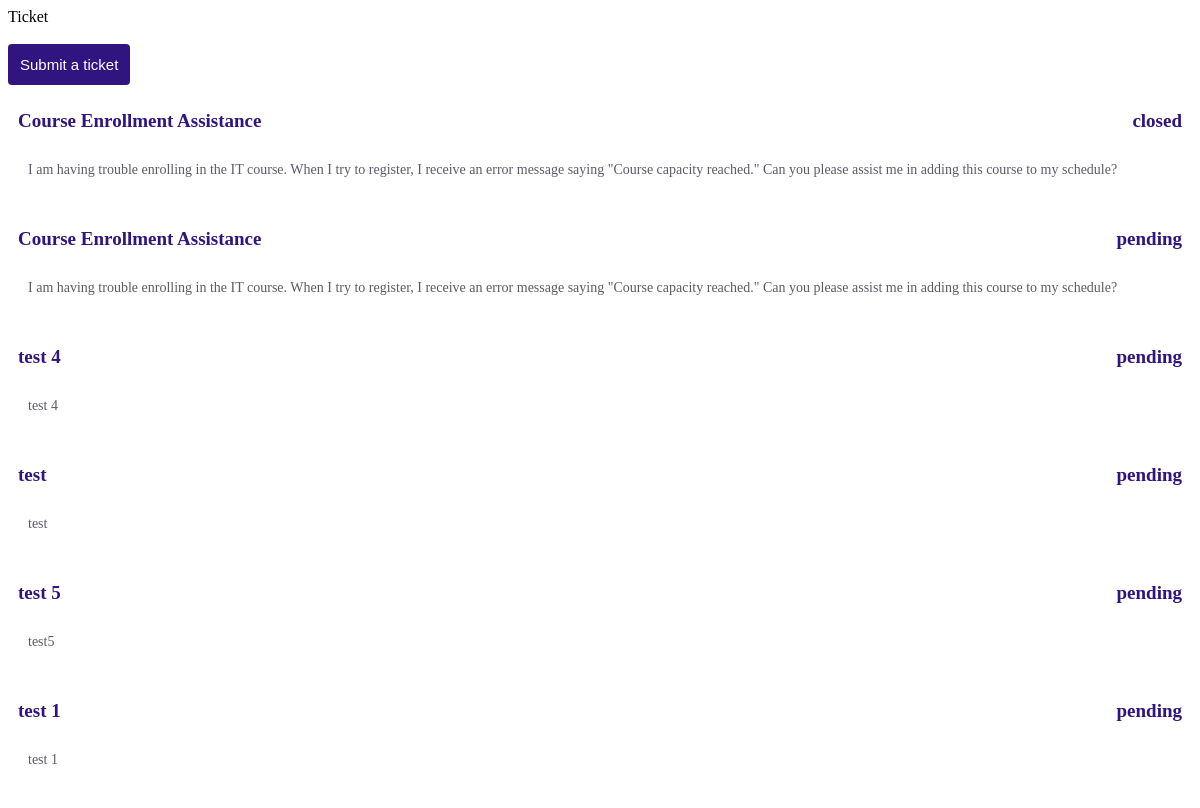
The page /admin/pages/tickets.php on the database its author committed.
### tables this page shows
CREATE TABLE `ticket` (
  `T_No` varchar(5) NOT NULL,
  `S_ID` varchar(10) NOT NULL,
  `T_title` varchar(100) NOT NULL,
  `T_Des` varchar(500) NOT NULL,
  `T_Status` varchar(10) NOT NULL,
  `Ad_ID` varchar(10) DEFAULT NULL
);

### admin/pages/tickets.php (the view, shortened to what this page needs)
<!DOCTYPE html>
<html lang="en">
<head>
</head>
<body>
    <section id="show-ticket">
        <div class="page-title">Ticket</div>
        <br>
        <button class="btn" onclick="switchsubmitform()">Submit a ticket</button>
        <div class="tickets">
            <?php
            include("../config/connection.php");
            $sql = "SELECT * FROM ticket where S_ID = 'IT00000001'  ";
            $result = mysqli_query($con, $sql);
            if (mysqli_num_rows($result) > 0) {
                while ($row = mysqli_fetch_assoc($result)) {
                    $title = $row['T_title'];
                    $body = $row['T_Des'];
                    $status = $row['T_Status'];
                    echo "
                    <div class='ticket'>
                        <div class='ticket-head'>
                            <div class='card-title'>
                                " . $title . "
                            </div>
                            <div class='ticket-status'>
                                " . $status . "
                            </div>
                        </div>
                        <div class='ticket-body'>
                            " . $body . "
                        </div>
                    </div>
                ";
                }
            } else {
                echo "No rows found.";
            }
            ?>
        </div>
    </section>
</body>
</html>

### admin/pages/tickets.php (style rules this page uses)
.btn { font-size: 15px; padding: 12px; border-radius: 4px; outline: none; border: none; background-color: rgb(48, 20, 127); color: white; }
.tickets { width: 100%; margin-top: 15px; }
.ticket { background-color: rgb(255, 255, 255); border-radius: 4px; margin-bottom: 20px; }
.ticket-head { display: flex; justify-content: space-between; font-size: 19px; padding: 10px; font-weight: bold; color: rgb(48, 20, 127); }
.ticket-body { padding: 20px; display: flex; flex-direction: column; gap: 20px; font-size: 14px; color: rgb(91, 91, 105); }

### rows shown on the page
ticket: T_title "Course Enrollment Assistance", T_Status "closed", T_Des "I am having trouble enrolling in the IT course. When I try to register, I receive an error message saying \"Course capacity reached.\" Can you please assist me in adding this course to my schedule?"
ticket: T_title "Course Enrollment Assistance", T_Status "pending", T_Des "I am having trouble enrolling in the IT course. When I try to register, I receive an error message saying \"Course capacity reached.\" Can you please assist me in adding this course to my schedule?"
ticket: T_title "test 4", T_Status "pending", T_Des "test 4"
ticket: T_title "test", T_Status "pending", T_Des "test"
ticket: T_title "test 5", T_Status "pending", T_Des "test5"
ticket: T_title "test 1", T_Status "pending", T_Des "test 1"
